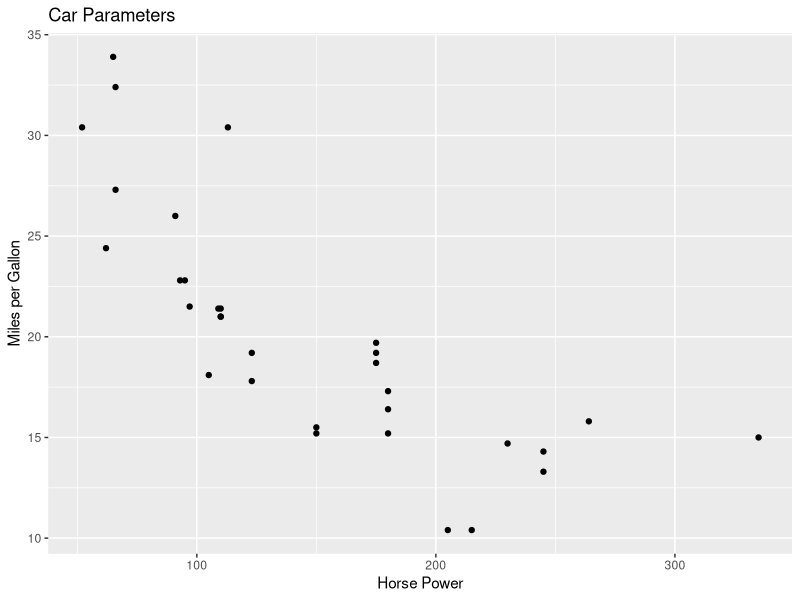

Write the R code that produced this figure.
## ---- chunk 1
library(tidyverse) # metapackage of all tidyverse packages
## ---- chunk 2
list.files(path = "../input")
## ---- chunk 3
mtcars %>% 
  ggplot(aes(hp, mpg)) +
  geom_point() +
  labs(x = "Horse Power", y = "Miles per Gallon", title = "Car Parameters")
